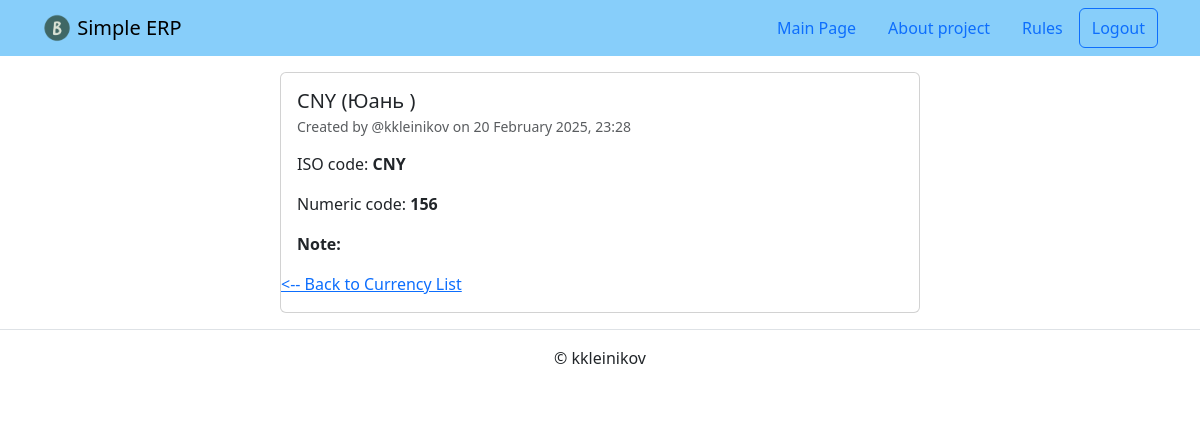
The app's page /currency/detail/CNY/ (signed in) with its own data.
### common/models.py (models this page shows, shortened)
class Currency(AuditTrailModel, NoteModel):
    code = models.CharField(
        primary_key=True,
        max_length=3,
        unique=True,
        null=False,
        verbose_name='Currency Code',
    )
    name = models.CharField(
        max_length=30,
        verbose_name='Short Description',
    )
    iso_code = models.CharField(
        max_length=3,
        unique=True,
        verbose_name='ISO',
    )
    numeric_code = models.PositiveSmallIntegerField(
        default=0,
    )
    class Meta:
        ordering = ['code']
        verbose_name = 'Currency'
        verbose_name_plural = 'Currencies'

### common/views.py (the view)
class CurrencyDetailView(LoginRequiredMixin, CurrencyMixin, DetailView):
    model = Currency

### templates/common/currency_detail.html (shortened to what this page needs)
{% extends "base.html" %}
{% block content %}
  <div class="col d-flex justify-content-center">
    <div class="card" style="width: 40rem;">
      <div class="card-body">
        <h5 class="card-title">{{ currency.code }} ({{ currency.name }})</h5>
        <h6 class="card-subtitle mb-2 text-muted">
          <small>
            Created by @{{ currency.created_by }} on {{ currency.created_at|date:"d E Y, H:i" }}<br>
          </small>
        </h6>
        <p>
          ISO code: <b>{{ currency.iso_code }}</b>
        </p>
        <p>
          Numeric code: <b>{{ currency.numeric_code }}</b>
        </p>
        <p class="card-text"><b>Note:</b> {{ currency.note|linebreaksbr }}</p>
      </div>
      <p>
        <a href="{% url 'common:currency_list' %}" class="card-link"><-- Back to Currency List</a>
      </p>
    </div>
  </div>
{% endblock %}

### records on screen
Currency: code "CNY", name "Юань", created_by "kkleinikov", created_at "20 February 2025, 23:28", iso_code "CNY", numeric_code "156"
